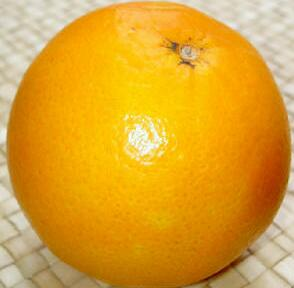
//> input picture 去除光照的影响/AnswerCard/test/123.jpg, 294 x 288 px
$ ./源   (built with g++ and OpenCV 4)
//> lines starting //> are read from the running program, lines starting //| are printed output that depends on the picture; after the words box and inside, x2 and y2 are one past the last pixel; in counts of white or black regions, pixels touching at a corner belong together

#include <opencv2/opencv.hpp>
#include <iostream>
#include "math.h"
using namespace cv;
using namespace std;
//double maxW, minW, maxH = 0.0, minH = 0.0, pos_min = 0.0, pos_max = 0.0;
int main(int argc, char*argv[])
{
	Mat inputImage = imread("123.jpg");
//> inputImage is the input picture: 288 rows x 294 cols, CV_8UC3; mean B, G, R 47.4, 162.5, 220.6

	//-----HSV空间分离
	cvtColor(inputImage, inputImage, CV_BGR2GRAY);
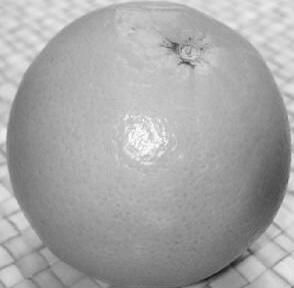
//> inputImage: 288 rows x 294 cols, CV_8UC1; min 25, max 253, mean 166.7
	Mat img;
	img = inputImage.clone();
	Mat gray1, gray2, gray;
	GaussianBlur(img, gray1, Size(51, 51),18);
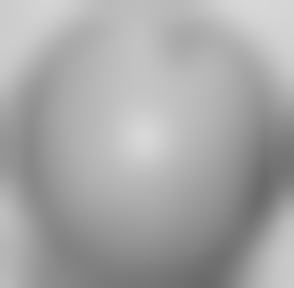
//> gray1: 288 rows x 294 cols, CV_8UC1; min 105, max 215, mean 166.6
	subtract(img, gray1, gray);
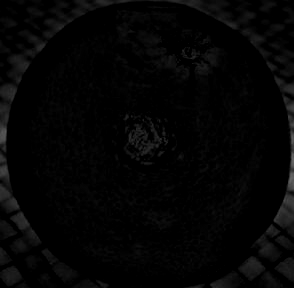
//> gray: 288 rows x 294 cols, CV_8UC1; min 0, max 101, mean 4.5
	//---3,jpg:(53,5) 2.jpg(55,40),1.jpg(55,10)
	adaptiveThreshold(gray, gray1, 255, ADAPTIVE_THRESH_MEAN_C, CV_THRESH_BINARY, 21, 3);
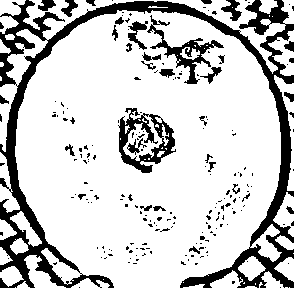
//> gray1: 288 rows x 294 cols, CV_8UC1; 79.4% white; 207 black regions (174 under 20 px), largest, box (x1, y1, x2, y2) and area: (0, 0, 294, 288) 12212, (118, 108, 176, 173) 1429, (147, 15, 224, 84) 1013
	Mat kernel = getStructuringElement(MORPH_RECT, Size(3, 3));
	morphologyEx(gray1, gray1, MORPH_CLOSE, kernel);
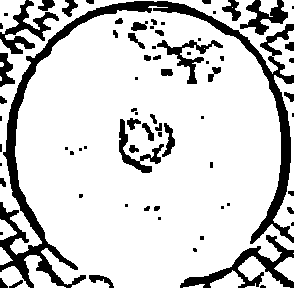
//> gray1: 288 rows x 294 cols, CV_8UC1; 81.8% white; 75 black regions (35 under 20 px), largest, box (x1, y1, x2, y2) and area: (0, 1, 294, 288) 7934, (180, 235, 294, 288) 1570, (0, 0, 59, 54) 1009
	// [59 lines of commented-out code are left out]
	waitKey(0);
	return 0;

}
